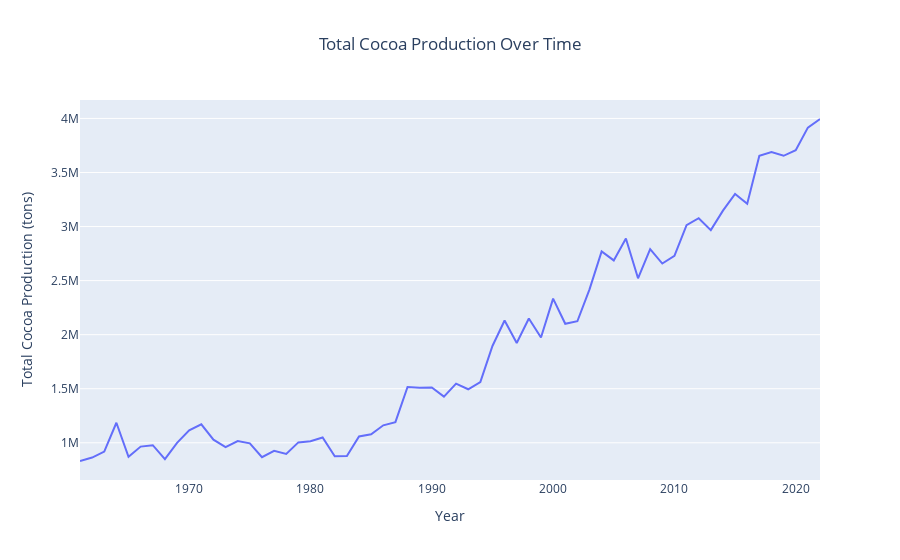

The notebook cell this image was saved under:
### Code cell
fig = px.line(total_production_df, x='Year', y='Total Production', title='Total Cocoa Production Over Time')

fig.update_layout(
    xaxis_title='Year',
    yaxis_title='Total Cocoa Production (tons)',
    title_x=0.5,
    xaxis=dict(showgrid=False),  
    yaxis=dict(showgrid=True),   
)


fig.show()

### Figure 1 — Plotly figure (JSON) as saved in the notebook; plotly's stock layout.template omitted (floating-point values rounded to 4 significant figures)
{"data": [{"hovertemplate": "Year=%{x}<br>Total Production=%{y}<extra></extra>", "legendgroup": "", "line": {"color": "#636efa", "dash": "solid"}, "marker": {"symbol": "circle"}, "mode": "lines", "name": "", "orientation": "v", "showlegend": false, "type": "scatter", "x": [1961, 1962, 1963, 1964, 1965, 1966, 1967, 1968, 1969, 1970, 1971, 1972, 1973, 1974, 1975, 1976, 1977, 1978, 1979, 1980, 1981, 1982, 1983, 1984, 1985, 1986, 1987, 1988, 1989, 1990, 1991, 1992, 1993, 1994, 1995, 1996, 1997, 1998, 1999, 2000, 2001, 2002, 2003, 2004, 2005, 2006, 2007, 2008, 2009, 2010, 2011, 2012, 2013, 2014, 2015, 2016, 2017, 2018, 2019, 2020, 2021, 2022], "xaxis": "x", "y": [831680, 863270, 918810, 1185449, 869822, 964869, 977952, 849454, 998935, 1115045, 1171350, 1028724, 959463, 1016749, 995187, 866725, 926469, 897431, 1003875, 1015020, 1049598, 874790, 876869, 1058056, 1078430, 1161657, 1190640, 1516095, 1510290, 1511059, 1427399, 1547401, 1495260, 1562376, 1895651, 2130753, 1923131, 2149772, 1974438, 2333605, 2100900, 2124248, 2419163, 2770537, 2686798, 2889837, 2521287, 2791582, 2657971, 2728392, 3013385, 3077501, 2966825, 3147155, 3301386, 3211307, 3654552, 3690190, 3654404, 3706122, 3915544, 3994763], "yaxis": "y"}], "layout": {"autosize": true, "legend": {"tracegroupgap": 0}, "title": {"text": "Total Cocoa Production Over Time", "x": 0.5}, "xaxis": {"anchor": "y", "autorange": true, "domain": [0, 1], "range": [1961, 2022], "showgrid": false, "title": {"text": "Year"}, "type": "linear"}, "yaxis": {"anchor": "x", "autorange": true, "domain": [0, 1], "range": [656000.0, 4170000.0], "showgrid": true, "title": {"text": "Total Cocoa Production (tons)"}, "type": "linear"}}}
